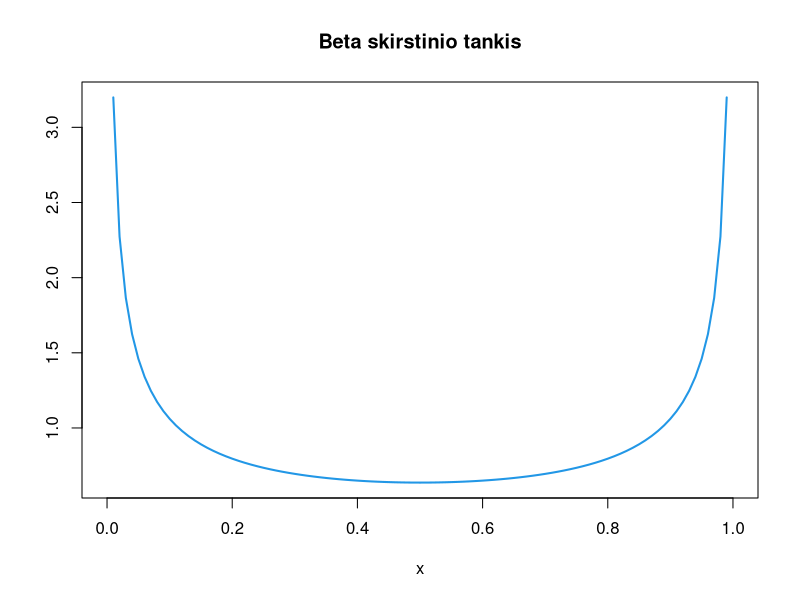
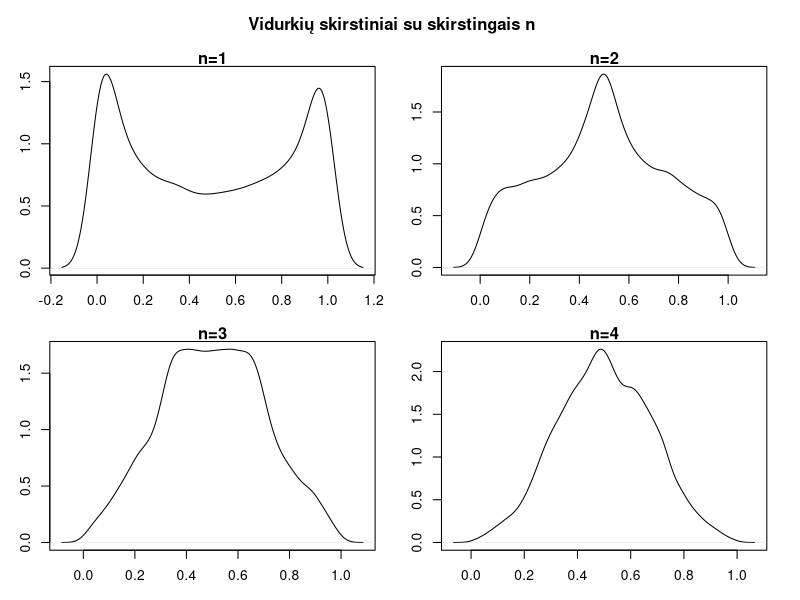
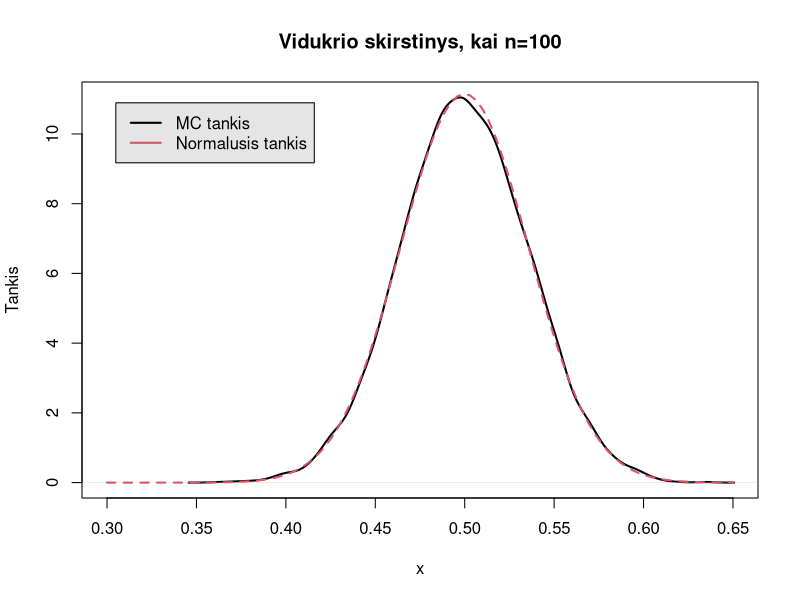

Here is the R script that generated these plots, in order:
## ---- chunk 1
curve(dbeta(x, 0.5, 0.5), main="Beta skirstinio tankis", ylab="", lwd=2, col=4)
## ---- chunk 2
meanMC <- function(n) mean(rbeta(n, 0.5, 0.5))
op <- par(mfrow = c(2, 2), mar=c(3,3,1,1), oma=c(0,0,3,1))
sim = replicate(10000, meanMC(1))
plot(density(sim), main="n=1", xlab="x", ylab="Tankis")
sim = replicate(10000, meanMC(2))
plot(density(sim), main="n=2", xlab="x", ylab="Tankis")
sim = replicate(10000, meanMC(3))
plot(density(sim), main="n=3", xlab="x", ylab="Tankis")
sim = replicate(10000, meanMC(4))
plot(density(sim), main="n=4", xlab="x", ylab="Tankis")
mtext("Vidurkių skirstiniai su skirstingais n", side=3, line=1, 
      outer=TRUE, cex=1, font=2)
par(op)
## ---- chunk 3
sim = replicate(10000, meanMC(100))
plot(density(sim), main="Vidukrio skirstinys, kai n=100", xlab="x", ylab="Tankis", 
     lwd=2, xlim=c(0.3, 0.65))
curve(dnorm(x, mean=mean(sim), sd=sd(sim)), add=TRUE, col=2, lwd=2, lty=2 )
legend("topleft", c("MC tankis", "Normalusis tankis"), 
       lwd=2, col = 1:2, 
       inset = .05, bg = "gray90")
